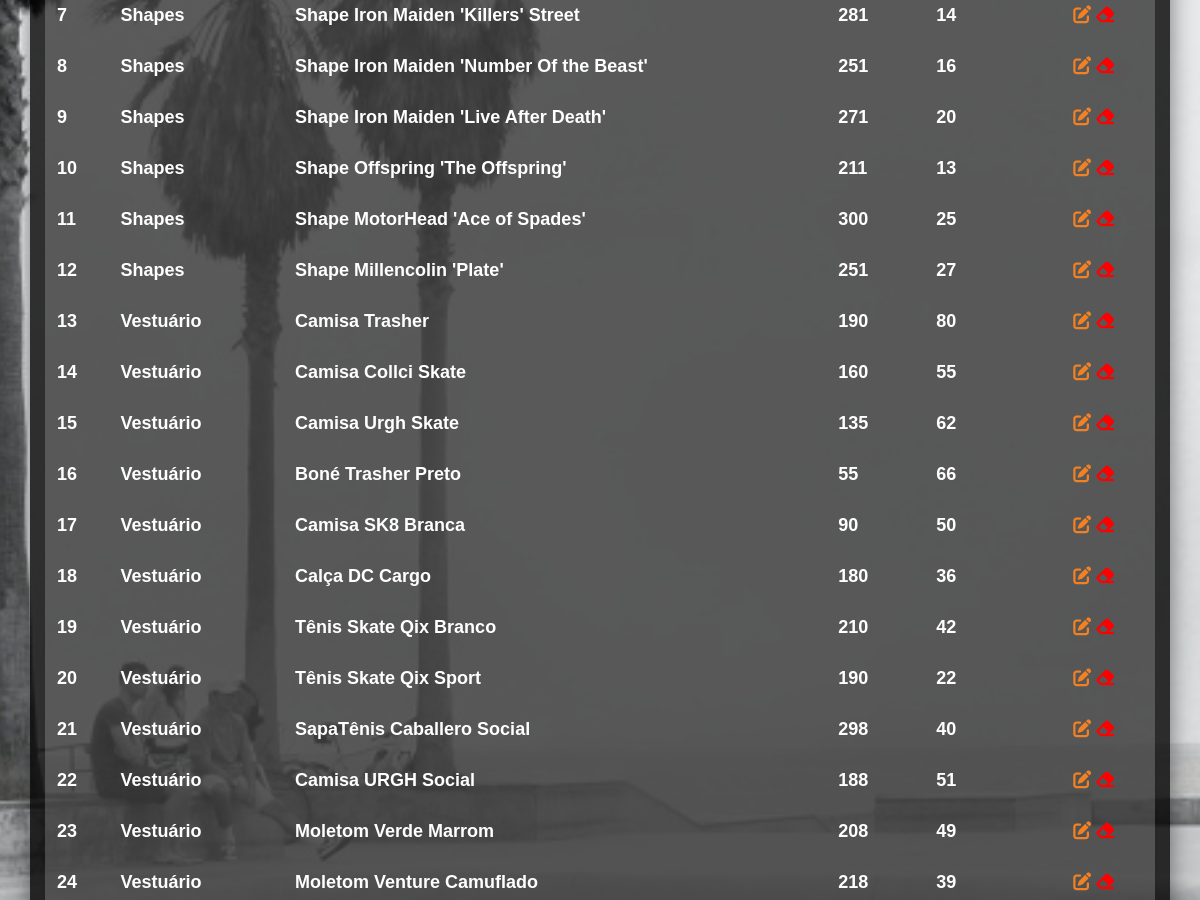
Before: /view/form_produto_list.php (middle part) with the older database file.
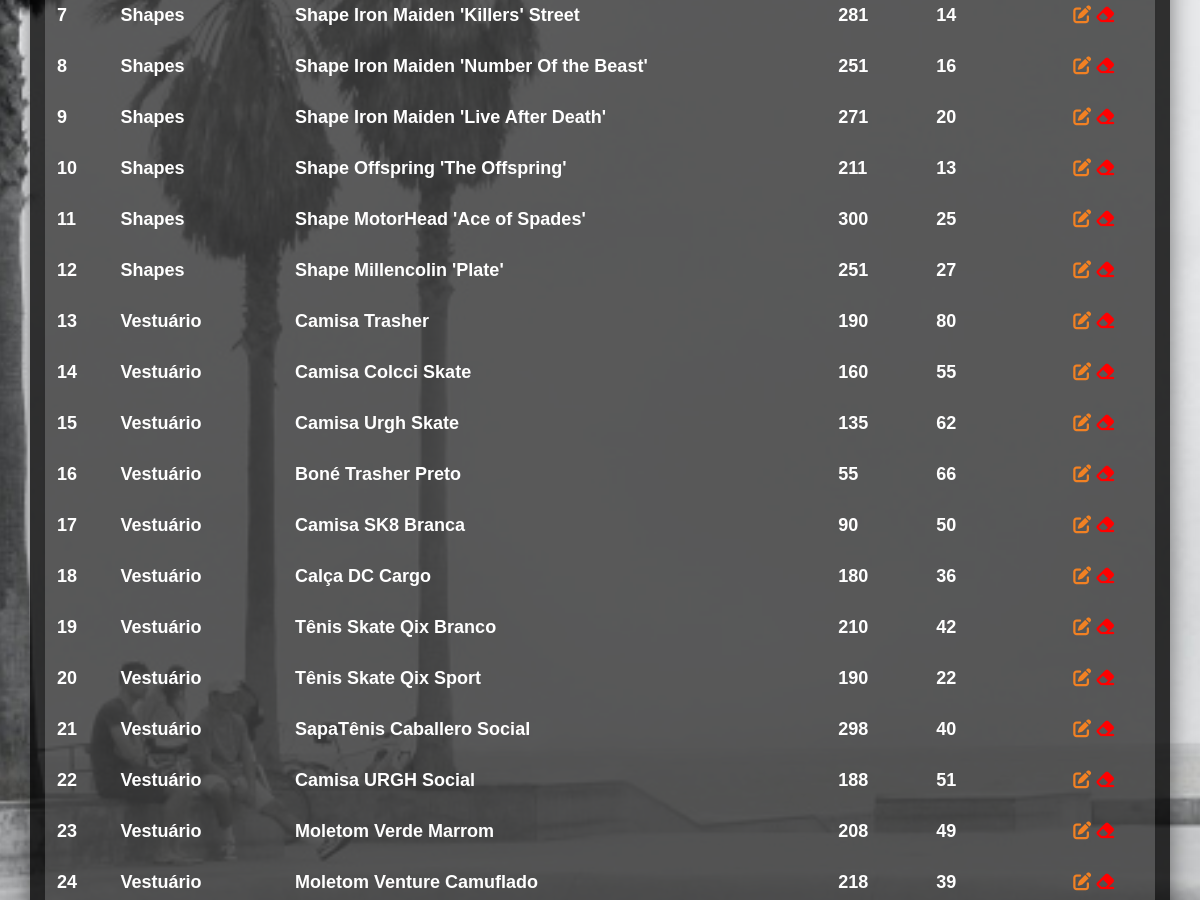
After: the same page with the newer database file.
### tables this page shows
create table if not exists produtos
(
    id_pro int primary key auto_increment not null,
    nome_pro varchar(50),
    valor_pro int,
    qtd_pro int,
    id_categoria int not null,
    foreign key(id_categoria) references categoria(id_categoria) on delete cascade
);

### php/produto_crud.php (called while the page is built, shortened)
<?php
function listProdutos()
{
    try {
        $con = connect();
        $rs = $con->query("SELECT * FROM info_produtos");
        $produtos = array();
        while ($produto = $rs->fetch(PDO::FETCH_OBJ)) {
            array_push($produtos, $produto);
        }
        return $produtos;
    } catch (PDOException $error) {
        echo "Erro ao listar os Produtos. Erro: {$error->getMessage()}";
    } finally {
        unset($con);
        unset($rs);
    }
}

### view/form_produto_list.php (the view, shortened to what this page needs)
<?php
    require_once('../php/produto_crud.php'); ?>
<!DOCTYPE html>
<html lang="pt-br">
<head>
    <link href="https://cdn.jsdelivr.net/npm/bootstrap@5.1.3/dist/css/bootstrap.min.css" rel="stylesheet">
    <link rel="stylesheet" href="https://cdnjs.cloudflare.com/ajax/libs/font-awesome/6.0.0/css/all.min.css" />
    <link rel="stylesheet" type="text/css" href="./assets/css/list.css">
</head>
<body>
    <?php include "../php/Navbar-menu.php" ?>
    <div class="container">
    <table class="table table-borderless table-hover">
            <tbody>
                <?php foreach (listProdutos() as $produtos) : ?>
                    <tr>
                        <td><?= $produtos->id_pro ?></td>
                        <td><?= $produtos->Categoria ?></td>
                        <td><?= $produtos->Produto ?></td>
                        <td><?= $produtos->Valor ?></td>
                        <td><?= $produtos->Estoque ?></td>
                        <td>
                            <a href="form_produto_edit.php?id_pro=<?= $produtos->id_pro ?>"><span style="color: #F28123;"><i class="fa-solid fa-pen-to-square"></i></span></a>
                            <a href="../php/produto_delete.php?id_pro=<?= $produtos->id_pro ?>" onclick="return confirm('Deseja realmente remover o produto: <?= $produtos->Produto ?> ?')"><span style="color: red;"><i class="fa-solid fa-eraser"></i></span></a>
                        </td>
                    </tr>
                <?php endforeach; ?>
            </tbody>
        </table>
    </div>
</body>
</html>

### php/Navbar-menu.php (shortened to what this page needs)
<!DOCTYPE html>
<html lang="pt-br">
<head>
    <link rel="stylesheet" href="https://cdnjs.cloudflare.com/ajax/libs/font-awesome/6.0.0/css/all.min.css"
 />
    <link rel="stylesheet" href="./assets/css/all.min.css">
    <link rel="stylesheet" href="./assets/bootstrap/css/bootstrap.min.css">
    <link rel="stylesheet" href="./assets/css/navbar-menu.css">
    <link rel="stylesheet" href="./assets/css/responsive.css">
</head>
<body>
    </body>
    </html>

### view/assets/css/list.css (style rules this page uses)
body { margin: 0; padding: 0; font-family: sans-serif; }
.container, .container-xxl { margin: auto; margin-top: 160px; margin-bottom: 50px; padding-bottom: 5px; padding-top: 15px; background: rgba(0, 0, 0, 0.8); box-shadow: 0 15px 25px rgba(0, 0, 0, 0.5); border-radius: 10px; }
.table { background: rgba(255, 255, 255, 0.2); border-right: 10px solid rgba(255, 255, 255, 0.2); border-bottom: 10px solid rgba(255, 255, 255, 0.2); border: none; outline: none; border-radius: 10px; box-shadow: 0 5px 15px rgba(0, 0, 0, 0.05); }
td { color: #fff; font-family: sans-serif; font-size: large; font-weight: 600; margin: 10px 0 10px 0; }

### view/assets/css/navbar-menu.css (style rules this page uses)
body { margin: 0; padding: 0; font-family: sans-serif; background: url(../img/Background.jpg); background-attachment: fixed; background-position: center; background-repeat: no-repeat; background-size: cover; z-index: 1000; }

Changed rows visible on the page:
changed produtos id 14: Produto "Camisa Collci Skate" → "Camisa Colcci Skate"
